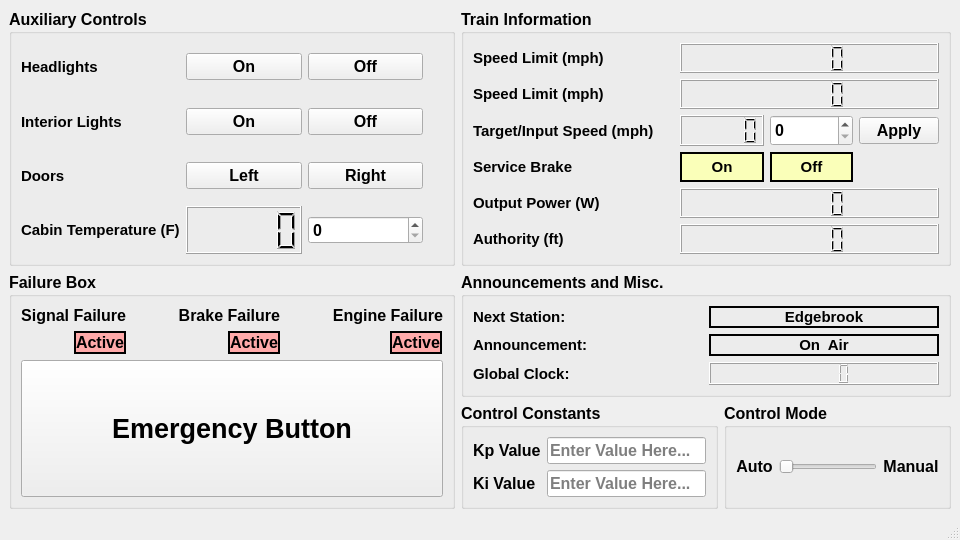
<?xml version="1.0" encoding="UTF-8"?>
<ui version="4.0">
 <class>MainWindow</class>
 <widget class="QMainWindow" name="MainWindow">
  <property name="geometry">
   <rect>
    <x>0</x>
    <y>0</y>
    <width>960</width>
    <height>540</height>
   </rect>
  </property>
  <property name="minimumSize">
   <size>
    <width>960</width>
    <height>540</height>
   </size>
  </property>
  <property name="windowTitle">
   <string>MainWindow</string>
  </property>
  <widget class="QWidget" name="centralwidget">
   <layout class="QGridLayout" name="gridLayout_8">
    <item row="1" column="1" colspan="2">
     <layout class="QGridLayout" name="gridLayout_7">
      <item row="1" column="2">
       <widget class="QGroupBox" name="groupBox_3">
        <property name="font">
         <font>
          <pointsize>12</pointsize>
          <weight>75</weight>
          <bold>true</bold>
         </font>
        </property>
        <property name="title">
         <string>Announcements and Misc.</string>
        </property>
        <layout class="QGridLayout" name="gridLayout_11">
         <item row="0" column="0">
          <layout class="QGridLayout" name="gridLayout_3">
           <item row="0" column="1">
            <widget class="QLabel" name="label_14">
             <property name="font">
              <font>
               <pointsize>11</pointsize>
               <weight>75</weight>
               <bold>true</bold>
              </font>
             </property>
             <property name="frameShape">
              <enum>QFrame::WinPanel</enum>
             </property>
             <property name="text">
              <string>Edgebrook</string>
             </property>
             <property name="alignment">
              <set>Qt::AlignCenter</set>
             </property>
            </widget>
           </item>
           <item row="1" column="0">
            <widget class="QLabel" name="label_15">
             <property name="font">
              <font>
               <pointsize>11</pointsize>
               <weight>75</weight>
               <bold>true</bold>
              </font>
             </property>
             <property name="text">
              <string>Announcement:</string>
             </property>
            </widget>
           </item>
           <item row="0" column="0">
            <widget class="QLabel" name="label_9">
             <property name="font">
              <font>
               <pointsize>11</pointsize>
               <weight>75</weight>
               <bold>true</bold>
              </font>
             </property>
             <property name="text">
              <string>Next Station:</string>
             </property>
            </widget>
           </item>
           <item row="1" column="1">
            <widget class="QLabel" name="label_16">
             <property name="font">
              <font>
               <pointsize>11</pointsize>
               <weight>75</weight>
               <bold>true</bold>
              </font>
             </property>
             <property name="frameShape">
              <enum>QFrame::WinPanel</enum>
             </property>
             <property name="text">
              <string>On  Air</string>
             </property>
             <property name="alignment">
              <set>Qt::AlignCenter</set>
             </property>
            </widget>
           </item>
           <item row="2" column="0">
            <widget class="QLabel" name="label_17">
             <property name="font">
              <font>
               <pointsize>11</pointsize>
               <weight>75</weight>
               <bold>true</bold>
              </font>
             </property>
             <property name="text">
              <string>Global Clock:</string>
             </property>
            </widget>
           </item>
           <item row="2" column="1">
            <widget class="QLCDNumber" name="lcdNumber_7">
             <property name="mode">
              <enum>QLCDNumber::Dec</enum>
             </property>
             <property name="segmentStyle">
              <enum>QLCDNumber::Filled</enum>
             </property>
            </widget>
           </item>
          </layout>
         </item>
        </layout>
       </widget>
      </item>
     </layout>
    </item>
    <item row="2" column="2">
     <widget class="QGroupBox" name="groupBox_4">
      <property name="font">
       <font>
        <pointsize>12</pointsize>
        <weight>75</weight>
        <bold>true</bold>
       </font>
      </property>
      <property name="title">
       <string>Control Mode</string>
      </property>
      <layout class="QGridLayout" name="gridLayout_10">
       <item row="0" column="0">
        <layout class="QGridLayout" name="gridLayout_5">
         <item row="0" column="2">
          <widget class="QLabel" name="label_26">
           <property name="text">
            <string>Manual</string>
           </property>
           <property name="alignment">
            <set>Qt::AlignCenter</set>
           </property>
          </widget>
         </item>
         <item row="0" column="0">
          <widget class="QLabel" name="label_25">
           <property name="text">
            <string>Auto</string>
           </property>
           <property name="alignment">
            <set>Qt::AlignCenter</set>
           </property>
          </widget>
         </item>
         <item row="0" column="1">
          <widget class="QSlider" name="horizontalSlider_2">
           <property name="maximum">
            <number>1</number>
           </property>
           <property name="orientation">
            <enum>Qt::Horizontal</enum>
           </property>
           <property name="invertedAppearance">
            <bool>false</bool>
           </property>
           <property name="invertedControls">
            <bool>false</bool>
           </property>
          </widget>
         </item>
        </layout>
       </item>
      </layout>
     </widget>
    </item>
    <item row="1" column="0" rowspan="2">
     <widget class="QGroupBox" name="groupBox_5">
      <property name="font">
       <font>
        <pointsize>12</pointsize>
        <weight>75</weight>
        <bold>true</bold>
       </font>
      </property>
      <property name="title">
       <string>Failure Box</string>
      </property>
      <layout class="QGridLayout" name="gridLayout_14">
       <item row="0" column="0">
        <layout class="QGridLayout" name="gridLayout_17">
         <item row="1" column="6">
          <widget class="QLabel" name="label_22">
           <property name="sizePolicy">
            <sizepolicy hsizetype="Maximum" vsizetype="Maximum">
             <horstretch>0</horstretch>
             <verstretch>0</verstretch>
            </sizepolicy>
           </property>
           <property name="maximumSize">
            <size>
             <width>50</width>
             <height>50</height>
            </size>
           </property>
           <property name="text">
            <string/>
           </property>
           <property name="pixmap">
            <pixmap>assets/engine-warning-svgrepo-com.svg</pixmap>
           </property>
           <property name="scaledContents">
            <bool>true</bool>
           </property>
           <property name="alignment">
            <set>Qt::AlignCenter</set>
           </property>
           <property name="wordWrap">
            <bool>false</bool>
           </property>
          </widget>
         </item>
         <item row="1" column="1">
          <widget class="QLabel" name="label_28">
           <property name="sizePolicy">
            <sizepolicy hsizetype="Maximum" vsizetype="Maximum">
             <horstretch>0</horstretch>
             <verstretch>0</verstretch>
            </sizepolicy>
           </property>
           <property name="styleSheet">
            <string notr="true">background-color: rgb(255, 170, 170);</string>
           </property>
           <property name="frameShape">
            <enum>QFrame::WinPanel</enum>
           </property>
           <property name="frameShadow">
            <enum>QFrame::Plain</enum>
           </property>
           <property name="text">
            <string>Active</string>
           </property>
           <property name="alignment">
            <set>Qt::AlignCenter</set>
           </property>
          </widget>
         </item>
         <item row="1" column="2">
          <spacer name="horizontalSpacer">
           <property name="orientation">
            <enum>Qt::Horizontal</enum>
           </property>
           <property name="sizeHint" stdset="0">
            <size>
             <width>40</width>
             <height>20</height>
            </size>
           </property>
          </spacer>
         </item>
         <item row="1" column="4">
          <widget class="QLabel" name="label_29">
           <property name="sizePolicy">
            <sizepolicy hsizetype="Maximum" vsizetype="Maximum">
             <horstretch>0</horstretch>
             <verstretch>0</verstretch>
            </sizepolicy>
           </property>
           <property name="styleSheet">
            <string notr="true">background-color: rgb(255, 170, 170);</string>
           </property>
           <property name="frameShape">
            <enum>QFrame::WinPanel</enum>
           </property>
           <property name="frameShadow">
            <enum>QFrame::Plain</enum>
           </property>
           <property name="text">
            <string>Active</string>
           </property>
           <property name="alignment">
            <set>Qt::AlignCenter</set>
           </property>
          </widget>
         </item>
         <item row="1" column="7">
          <widget class="QLabel" name="label_30">
           <property name="sizePolicy">
            <sizepolicy hsizetype="Maximum" vsizetype="Maximum">
             <horstretch>0</horstretch>
             <verstretch>0</verstretch>
            </sizepolicy>
           </property>
           <property name="styleSheet">
            <string notr="true">background-color: rgb(255, 170, 170);</string>
           </property>
           <property name="frameShape">
            <enum>QFrame::WinPanel</enum>
           </property>
           <property name="frameShadow">
            <enum>QFrame::Plain</enum>
           </property>
           <property name="text">
            <string>Active</string>
           </property>
           <property name="alignment">
            <set>Qt::AlignCenter</set>
           </property>
          </widget>
         </item>
         <item row="1" column="3">
          <widget class="QLabel" name="label_20">
           <property name="sizePolicy">
            <sizepolicy hsizetype="Maximum" vsizetype="Maximum">
             <horstretch>0</horstretch>
             <verstretch>0</verstretch>
            </sizepolicy>
           </property>
           <property name="maximumSize">
            <size>
             <width>50</width>
             <height>50</height>
            </size>
           </property>
           <property name="text">
            <string/>
           </property>
           <property name="pixmap">
            <pixmap>assets/brake-system-warning-svgrepo-com.svg</pixmap>
           </property>
           <property name="scaledContents">
            <bool>true</bool>
           </property>
           <property name="alignment">
            <set>Qt::AlignCenter</set>
           </property>
          </widget>
         </item>
         <item row="1" column="0">
          <widget class="QLabel" name="label_18">
           <property name="sizePolicy">
            <sizepolicy hsizetype="Maximum" vsizetype="Maximum">
             <horstretch>0</horstretch>
             <verstretch>0</verstretch>
            </sizepolicy>
           </property>
           <property name="maximumSize">
            <size>
             <width>50</width>
             <height>50</height>
            </size>
           </property>
           <property name="text">
            <string/>
           </property>
           <property name="pixmap">
            <pixmap>assets/wifi-off-svgrepo-com.svg</pixmap>
           </property>
           <property name="scaledContents">
            <bool>true</bool>
           </property>
           <property name="alignment">
            <set>Qt::AlignCenter</set>
           </property>
          </widget>
         </item>
         <item row="2" column="0" colspan="8">
          <widget class="QPushButton" name="pushButton_7">
           <property name="sizePolicy">
            <sizepolicy hsizetype="Minimum" vsizetype="Minimum">
             <horstretch>0</horstretch>
             <verstretch>0</verstretch>
            </sizepolicy>
           </property>
           <property name="font">
            <font>
             <pointsize>20</pointsize>
             <weight>75</weight>
             <bold>true</bold>
            </font>
           </property>
           <property name="styleSheet">
            <string notr="true"/>
           </property>
           <property name="text">
            <string>Emergency Button</string>
           </property>
          </widget>
         </item>
         <item row="1" column="5">
          <spacer name="horizontalSpacer_2">
           <property name="orientation">
            <enum>Qt::Horizontal</enum>
           </property>
           <property name="sizeHint" stdset="0">
            <size>
             <width>40</width>
             <height>20</height>
            </size>
           </property>
          </spacer>
         </item>
         <item row="0" column="6" colspan="2">
          <widget class="QLabel" name="label_27">
           <property name="sizePolicy">
            <sizepolicy hsizetype="Maximum" vsizetype="Maximum">
             <horstretch>0</horstretch>
             <verstretch>0</verstretch>
            </sizepolicy>
           </property>
           <property name="text">
            <string>Engine Failure</string>
           </property>
           <property name="alignment">
            <set>Qt::AlignRight|Qt::AlignTrailing|Qt::AlignVCenter</set>
           </property>
          </widget>
         </item>
         <item row="0" column="3" colspan="2">
          <widget class="QLabel" name="label_21">
           <property name="sizePolicy">
            <sizepolicy hsizetype="Maximum" vsizetype="Maximum">
             <horstretch>0</horstretch>
             <verstretch>0</verstretch>
            </sizepolicy>
           </property>
           <property name="text">
            <string>Brake Failure</string>
           </property>
           <property name="alignment">
            <set>Qt::AlignRight|Qt::AlignTrailing|Qt::AlignVCenter</set>
           </property>
          </widget>
         </item>
         <item row="0" column="0" colspan="2">
          <widget class="QLabel" name="label_19">
           <property name="sizePolicy">
            <sizepolicy hsizetype="Maximum" vsizetype="Maximum">
             <horstretch>0</horstretch>
             <verstretch>0</verstretch>
            </sizepolicy>
           </property>
           <property name="text">
            <string>Signal Failure</string>
           </property>
           <property name="alignment">
            <set>Qt::AlignRight|Qt::AlignTrailing|Qt::AlignVCenter</set>
           </property>
          </widget>
         </item>
        </layout>
       </item>
      </layout>
     </widget>
    </item>
    <item row="2" column="1">
     <widget class="QGroupBox" name="groupBox_6">
      <property name="font">
       <font>
        <pointsize>12</pointsize>
        <weight>75</weight>
        <bold>true</bold>
       </font>
      </property>
      <property name="title">
       <string>Control Constants</string>
      </property>
      <layout class="QGridLayout" name="gridLayout_16">
       <item row="0" column="0">
        <layout class="QGridLayout" name="gridLayout_15">
         <item row="1" column="0">
          <widget class="QLabel" name="label_24">
           <property name="text">
            <string>Ki Value</string>
           </property>
          </widget>
         </item>
         <item row="0" column="1">
          <widget class="QLineEdit" name="lineEdit">
           <property name="placeholderText">
            <string>Enter Value Here...</string>
           </property>
          </widget>
         </item>
         <item row="0" column="0">
          <widget class="QLabel" name="label_23">
           <property name="text">
            <string>Kp Value</string>
           </property>
          </widget>
         </item>
         <item row="1" column="1">
          <widget class="QLineEdit" name="lineEdit_2">
           <property name="placeholderText">
            <string>Enter Value Here...</string>
           </property>
          </widget>
         </item>
        </layout>
       </item>
      </layout>
     </widget>
    </item>
    <item row="0" column="1" colspan="2">
     <widget class="QGroupBox" name="groupBox_2">
      <property name="font">
       <font>
        <pointsize>12</pointsize>
        <weight>75</weight>
        <bold>true</bold>
       </font>
      </property>
      <property name="title">
       <string>Train Information</string>
      </property>
      <layout class="QGridLayout" name="gridLayout_12">
       <item row="0" column="0">
        <layout class="QGridLayout" name="gridLayout_2">
         <item row="3" column="0">
          <widget class="QLabel" name="label_8">
           <property name="font">
            <font>
             <pointsize>11</pointsize>
             <weight>75</weight>
             <bold>true</bold>
            </font>
           </property>
           <property name="text">
            <string>Target/Input Speed (mph)</string>
           </property>
          </widget>
         </item>
         <item row="6" column="0">
          <widget class="QLabel" name="label_12">
           <property name="font">
            <font>
             <pointsize>11</pointsize>
             <weight>75</weight>
             <bold>true</bold>
            </font>
           </property>
           <property name="text">
            <string>Authority (ft)</string>
           </property>
          </widget>
         </item>
         <item row="2" column="0">
          <widget class="QLabel" name="label_7">
           <property name="font">
            <font>
             <pointsize>11</pointsize>
             <weight>75</weight>
             <bold>true</bold>
            </font>
           </property>
           <property name="text">
            <string>Speed Limit (mph)</string>
           </property>
          </widget>
         </item>
         <item row="4" column="3">
          <widget class="QLabel" name="label_6">
           <property name="font">
            <font>
             <pointsize>11</pointsize>
             <weight>75</weight>
             <bold>true</bold>
            </font>
           </property>
           <property name="styleSheet">
            <string notr="true">background-color: rgb(250, 255, 185);</string>
           </property>
           <property name="frameShape">
            <enum>QFrame::WinPanel</enum>
           </property>
           <property name="text">
            <string>Off</string>
           </property>
           <property name="alignment">
            <set>Qt::AlignCenter</set>
           </property>
          </widget>
         </item>
         <item row="3" column="2">
          <widget class="QLCDNumber" name="lcdNumber">
           <property name="frameShape">
            <enum>QFrame::Box</enum>
           </property>
           <property name="frameShadow">
            <enum>QFrame::Raised</enum>
           </property>
          </widget>
         </item>
         <item row="2" column="2" colspan="3">
          <widget class="QLCDNumber" name="lcdNumber_3"/>
         </item>
         <item row="3" column="3">
          <widget class="QSpinBox" name="spinBox_2">
           <property name="sizePolicy">
            <sizepolicy hsizetype="Minimum" vsizetype="Minimum">
             <horstretch>0</horstretch>
             <verstretch>0</verstretch>
            </sizepolicy>
           </property>
          </widget>
         </item>
         <item row="1" column="2" colspan="3">
          <widget class="QLCDNumber" name="lcdNumber_2"/>
         </item>
         <item row="4" column="2">
          <widget class="QLabel" name="label_4">
           <property name="font">
            <font>
             <pointsize>11</pointsize>
             <weight>75</weight>
             <bold>true</bold>
            </font>
           </property>
           <property name="styleSheet">
            <string notr="true">background-color: rgb(250, 255, 185);</string>
           </property>
           <property name="frameShape">
            <enum>QFrame::WinPanel</enum>
           </property>
           <property name="text">
            <string>On</string>
           </property>
           <property name="alignment">
            <set>Qt::AlignCenter</set>
           </property>
          </widget>
         </item>
         <item row="1" column="0">
          <widget class="QLabel" name="label_13">
           <property name="font">
            <font>
             <pointsize>11</pointsize>
             <weight>75</weight>
             <bold>true</bold>
            </font>
           </property>
           <property name="text">
            <string>Speed Limit (mph)</string>
           </property>
          </widget>
         </item>
         <item row="5" column="0">
          <widget class="QLabel" name="label_11">
           <property name="font">
            <font>
             <pointsize>11</pointsize>
             <weight>75</weight>
             <bold>true</bold>
            </font>
           </property>
           <property name="text">
            <string>Output Power (W)</string>
           </property>
          </widget>
         </item>
         <item row="4" column="0">
          <widget class="QLabel" name="label_10">
           <property name="font">
            <font>
             <pointsize>11</pointsize>
             <weight>75</weight>
             <bold>true</bold>
            </font>
           </property>
           <property name="text">
            <string>Service Brake</string>
           </property>
          </widget>
         </item>
         <item row="3" column="4">
          <widget class="QDialogButtonBox" name="buttonBox_2">
           <property name="orientation">
            <enum>Qt::Vertical</enum>
           </property>
           <property name="standardButtons">
            <set>QDialogButtonBox::Apply</set>
           </property>
           <property name="centerButtons">
            <bool>true</bool>
           </property>
          </widget>
         </item>
         <item row="2" column="1">
          <spacer name="verticalSpacer_3">
           <property name="orientation">
            <enum>Qt::Vertical</enum>
           </property>
           <property name="sizeHint" stdset="0">
            <size>
             <width>20</width>
             <height>40</height>
            </size>
           </property>
          </spacer>
         </item>
         <item row="4" column="1">
          <spacer name="verticalSpacer_2">
           <property name="orientation">
            <enum>Qt::Vertical</enum>
           </property>
           <property name="sizeHint" stdset="0">
            <size>
             <width>20</width>
             <height>40</height>
            </size>
           </property>
          </spacer>
         </item>
         <item row="6" column="1">
          <spacer name="verticalSpacer_6">
           <property name="orientation">
            <enum>Qt::Vertical</enum>
           </property>
           <property name="sizeHint" stdset="0">
            <size>
             <width>20</width>
             <height>40</height>
            </size>
           </property>
          </spacer>
         </item>
         <item row="3" column="1">
          <spacer name="verticalSpacer">
           <property name="orientation">
            <enum>Qt::Vertical</enum>
           </property>
           <property name="sizeHint" stdset="0">
            <size>
             <width>20</width>
             <height>40</height>
            </size>
           </property>
          </spacer>
         </item>
         <item row="1" column="1">
          <spacer name="verticalSpacer_4">
           <property name="orientation">
            <enum>Qt::Vertical</enum>
           </property>
           <property name="sizeHint" stdset="0">
            <size>
             <width>20</width>
             <height>40</height>
            </size>
           </property>
          </spacer>
         </item>
         <item row="5" column="1">
          <spacer name="verticalSpacer_5">
           <property name="orientation">
            <enum>Qt::Vertical</enum>
           </property>
           <property name="sizeHint" stdset="0">
            <size>
             <width>20</width>
             <height>40</height>
            </size>
           </property>
          </spacer>
         </item>
         <item row="5" column="2" colspan="3">
          <widget class="QLCDNumber" name="lcdNumber_6"/>
         </item>
         <item row="6" column="2" colspan="3">
          <widget class="QLCDNumber" name="lcdNumber_5"/>
         </item>
        </layout>
       </item>
      </layout>
     </widget>
    </item>
    <item row="0" column="0">
     <widget class="QGroupBox" name="groupBox">
      <property name="font">
       <font>
        <pointsize>12</pointsize>
        <weight>75</weight>
        <italic>false</italic>
        <bold>true</bold>
       </font>
      </property>
      <property name="title">
       <string>Auxiliary Controls</string>
      </property>
      <property name="flat">
       <bool>false</bool>
      </property>
      <layout class="QGridLayout" name="gridLayout_9">
       <item row="0" column="0">
        <layout class="QGridLayout" name="gridLayout_13">
         <item row="3" column="0">
          <widget class="QLabel" name="label_5">
           <property name="font">
            <font>
             <pointsize>11</pointsize>
             <weight>75</weight>
             <italic>false</italic>
             <bold>true</bold>
            </font>
           </property>
           <property name="text">
            <string>Cabin Temperature (F)</string>
           </property>
          </widget>
         </item>
         <item row="1" column="2">
          <widget class="QPushButton" name="pushButton_4">
           <property name="text">
            <string>Off</string>
           </property>
          </widget>
         </item>
         <item row="0" column="2">
          <widget class="QPushButton" name="pushButton_2">
           <property name="text">
            <string>Off</string>
           </property>
          </widget>
         </item>
         <item row="1" column="1">
          <widget class="QPushButton" name="pushButton_3">
           <property name="text">
            <string>On</string>
           </property>
          </widget>
         </item>
         <item row="0" column="0">
          <widget class="QLabel" name="label">
           <property name="font">
            <font>
             <pointsize>11</pointsize>
             <weight>75</weight>
             <italic>false</italic>
             <bold>true</bold>
            </font>
           </property>
           <property name="autoFillBackground">
            <bool>false</bool>
           </property>
           <property name="frameShape">
            <enum>QFrame::NoFrame</enum>
           </property>
           <property name="text">
            <string>Headlights</string>
           </property>
          </widget>
         </item>
         <item row="2" column="0">
          <widget class="QLabel" name="label_3">
           <property name="font">
            <font>
             <pointsize>11</pointsize>
             <weight>75</weight>
             <italic>false</italic>
             <bold>true</bold>
            </font>
           </property>
           <property name="text">
            <string>Doors</string>
           </property>
          </widget>
         </item>
         <item row="2" column="2">
          <widget class="QPushButton" name="pushButton_6">
           <property name="text">
            <string>Right</string>
           </property>
          </widget>
         </item>
         <item row="1" column="0">
          <widget class="QLabel" name="label_2">
           <property name="font">
            <font>
             <pointsize>11</pointsize>
             <weight>75</weight>
             <italic>false</italic>
             <bold>true</bold>
            </font>
           </property>
           <property name="text">
            <string>Interior Lights</string>
           </property>
          </widget>
         </item>
         <item row="2" column="1">
          <widget class="QPushButton" name="pushButton_5">
           <property name="text">
            <string>Left</string>
           </property>
          </widget>
         </item>
         <item row="3" column="2">
          <widget class="QSpinBox" name="spinBox"/>
         </item>
         <item row="0" column="1">
          <widget class="QPushButton" name="pushButton">
           <property name="text">
            <string>On</string>
           </property>
          </widget>
         </item>
         <item row="3" column="1">
          <widget class="QLCDNumber" name="lcdNumber_4"/>
         </item>
         <item row="2" column="3">
          <spacer name="verticalSpacer_9">
           <property name="orientation">
            <enum>Qt::Vertical</enum>
           </property>
           <property name="sizeHint" stdset="0">
            <size>
             <width>20</width>
             <height>40</height>
            </size>
           </property>
          </spacer>
         </item>
         <item row="3" column="3">
          <spacer name="verticalSpacer_10">
           <property name="orientation">
            <enum>Qt::Vertical</enum>
           </property>
           <property name="sizeHint" stdset="0">
            <size>
             <width>20</width>
             <height>40</height>
            </size>
           </property>
          </spacer>
         </item>
         <item row="0" column="3">
          <spacer name="verticalSpacer_7">
           <property name="orientation">
            <enum>Qt::Vertical</enum>
           </property>
           <property name="sizeHint" stdset="0">
            <size>
             <width>20</width>
             <height>40</height>
            </size>
           </property>
          </spacer>
         </item>
         <item row="1" column="3">
          <spacer name="verticalSpacer_8">
           <property name="orientation">
            <enum>Qt::Vertical</enum>
           </property>
           <property name="sizeHint" stdset="0">
            <size>
             <width>20</width>
             <height>40</height>
            </size>
           </property>
          </spacer>
         </item>
        </layout>
       </item>
      </layout>
     </widget>
    </item>
   </layout>
  </widget>
  <widget class="QStatusBar" name="statusbar"/>
 </widget>
 <resources/>
 <connections/>
</ui>
